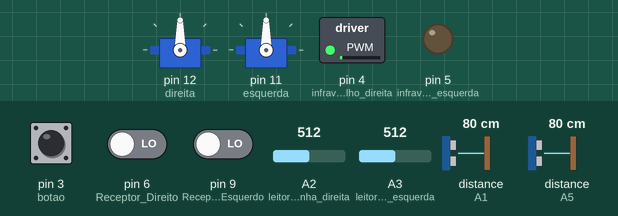
Simulated run of this sketch. Board: Arduino Uno, built with avr-gcc and run on an emulated ATmega328P. Parts: 2 × servo, switched loads named in the sketch (green lamp = pin HIGH), output pins drawn as LEDs (lit = HIGH). Inputs (shaded band) come from the test bench; at power-on: pin 6 (Receptor_Direito) LOW, pin 9 (Receptor_Esquerdo) LOW, distance to the obstacle (sensors on A1, A5) 80 cm, pin 3 (botao) HIGH, A2 (leitor_de_linha_direita) = 512, A3 (leitor_de_linha_esquerda) = 512. The echo pulse lasts 58.3 µs per cm; pins used as bus, display or sensor lines are not drawn.

Above: at 10.8 s.
10.9 s: pin 6 (Receptor_Direito) driven HIGH
At 11.6 s:
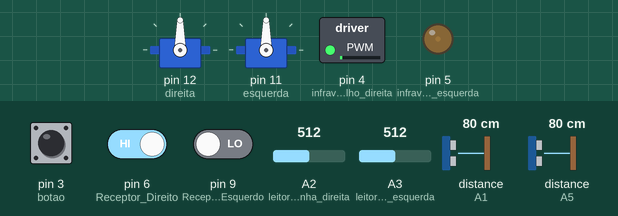
12.4 s: pin 9 (Receptor_Esquerdo) driven HIGH
At 12.8 s:
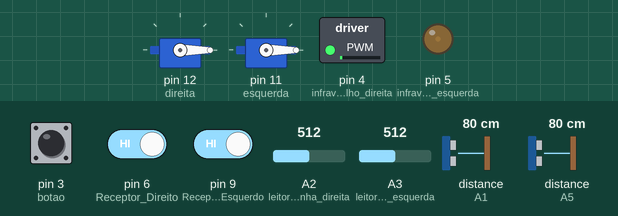
13.9 s: distance to the obstacle (sensor on A1) set to 299 cm
At 14.9 s:
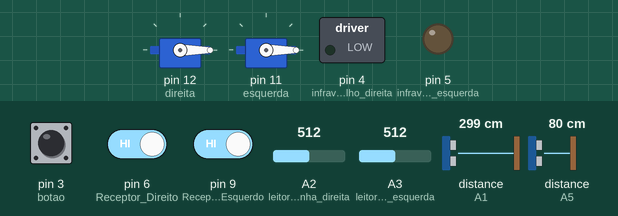
15.5 s: distance to the obstacle (sensor on A5) set to 2 cm
At 16.6 s:
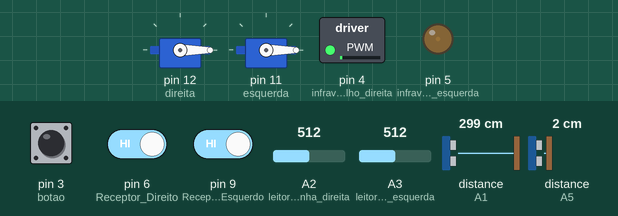
17.0 s: distance to the obstacle (sensor on A5) set to 35 cm
At 19.1 s:
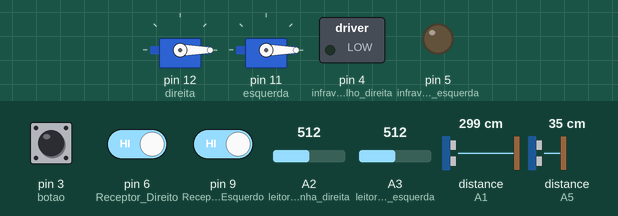
19.7 s: distance to the obstacle (sensor on A5) set to 4 cm
At 22.2 s:
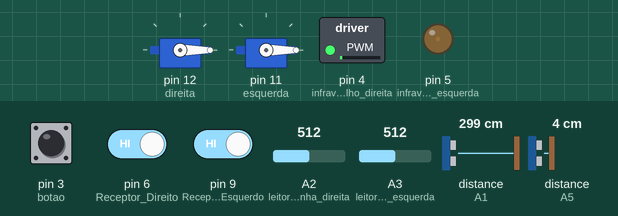
Timing chart, 0 to 23.7 s (numbered marks = the images above; inputs shaded):
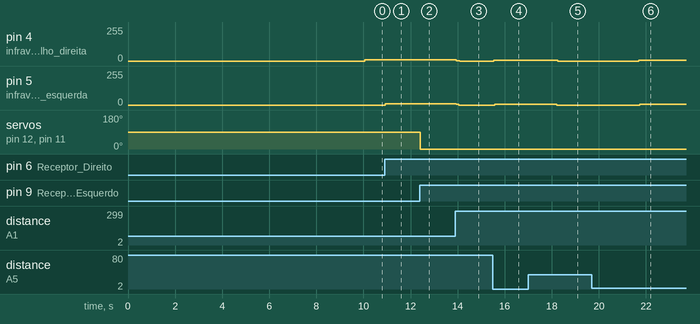

Measured:
- after the input at 10.9 s, pin 5 (infravermelho_esquerda): 0/255 → 11/255 at once
- after the input at 12.4 s, servo on pin 12 (direita), servo on pin 11 (esquerda): 90° → 0° at once
- after the input at 13.9 s, pin 4 (infravermelho_direita): 10/255 → 3/255 at once, → 0/255 0.16 s later; pin 5 (infravermelho_esquerda): 11/255 → 4/255 at once, → 0/255 0.12 s later
- after the input at 15.5 s, pin 4 (infravermelho_direita): 0/255 → 6/255 at once; pin 5 (infravermelho_esquerda): 0/255 → 6/255 after 0.08 s
- after the input at 17.0 s, pin 4 (infravermelho_direita): 6/255 → 0/255 after 1.3 s; pin 5 (infravermelho_esquerda): 6/255 → 0/255 after 1.2 s
- after the input at 19.7 s, pin 4 (infravermelho_direita), pin 5 (infravermelho_esquerda): 0/255 → 6/255 after 2.0 s

The sketch:

Codigo_Sumo_Final_Nao_Testado_6_6_6_corrigido.ino
```cpp
#include <Servo.h>

Servo direita;
Servo esquerda;

 /*ULTRASONICO VARIÁVEIS*/
 int leitor_echo_frente = A5;
 int leitor_echo_atras =  A1; /*Adicionado para o Sumô */
 int trigger_frente = 7;
 int trigger_atras = 8; /*Adicionado para o Sumô */
 long leitura_echo_frente = 0;
 long leitura_echo_atras = 0; /*Adicionado para o Sumô */
 long distancia_ultrasonica_frente = 0;
 long distancia_ultrasonica_atras = 0; /*Adicionado para o Sumô */
 /*_____________________________________________________________*/

 /*LEITURA DE LINHA*/
  int leitura_de_linha_direita = 0;
  int leitura_de_linha_esquerda = 0;

  int leitor_de_linha_direita = A2;
  int leitor_de_linha_esquerda = A3;
 /*_____________________________________________________________*/

 /*LEITURA DE INFRAVERMELHO*/

  int leitura_infra_direita;
  int leitura_infra_esquerda;
  int infravermelho_direita = 4;
  int infravermelho_esquerda = 5;
  int Receptor_Direito = 6;
  int Receptor_Esquerdo = 9;


 /*_____________________________________________________________*/

 /*  THE BUTOM  */

  int botao = 3;
  int leitura_botao = 0;

 /*______________________________________________________________*/

 /* VARIAVEIS A DEFINIR */

  int direcao = 0;
  int valor_minimo_leitura_linha_sumo = 1; /*  +CONFIGURAR-, Valor da leitura da linha branca para o robo parar e ficar na preta*/
  int distancia_minima_inimigo_ultra = 0; /*  +CONFIGURAR-, Distancia do Robo inimigo minima para ele avançar pelo ultra, inimigo pelo ultra em cm*/
  int distancia_minima_inimigo_infra = 1; /*Setar como 1 caso Digital, Distancia do Robo inimigo minima para ele avançar pelo infra*/
  int tempo_ir_atras_sumo_linha = 0; /* +CONFIGURAR-,  Tempo que o robo deve ir para tras quando ler a linha branca*/
  int tempo_ir_atras_sumo_inimigo = 0; /* Tempo para ele ir para tras caso detecte o inimigo, por padrão para não interferir nas leituras 0*/
  int tempo_ir_frente_sumo = 0; /* Tempo para ele ir para frente caso detecte o inimigo, por padrão para não interferir nas leituras 0 */
  int tempo_ir_direta_sumo = 0; /* Tempo para ele ir para direita caso detecte o inimigo, por padrão para não interferir nas leituras 0*/
  int tempo_ir_esquerda_sumo = 0; /* Tempo para ele ir para esquerda caso detecte o inimigo, por padrão para não interferir nas leituras 0*/
  int Contagem_Para_Entrar_Sumo = 0; /* Contagem para o delay antes de entrar na linha sumo, definido como 0 e depois tranformado em 1 na primeira rodada para o delay não se repetir */
  int ja_fui_para_atras; /* Variavel para ele saber se já foi para trás atrás do inimigo */
  int ja_fui_para_atras_tempo_frente = 0; /*+CONFIGURAR- , Tempo para ele ir para frente logo após ter ido para trás atrás do inimigo e ele não estiver mais lá  */

 /*______________________________________________________________*/

void setup() {
    // direita = 11 direita 10
    direita.attach(12); /*Motor Direita */
    esquerda.attach(11); /*Motor Esquerda */

    Serial.begin(9600);

    pinMode(leitor_echo_frente, INPUT);
    pinMode(leitor_echo_atras, INPUT);

    pinMode(trigger_frente, OUTPUT);
    pinMode(trigger_atras, OUTPUT);

    pinMode(infravermelho_direita, OUTPUT);
    pinMode(infravermelho_esquerda, OUTPUT);

    //apagar analogico nao precisa anunciar
/*
    pinMode(Receptor_Direito, INPUT);
    pinMode(Receptor_Esquerdo, INPUT);

    pinMode(leitor_de_linha_direita, INPUT);
    pinMode(leitor_de_linha_esquerda, INPUT);
*/

    /* Fim do Setup da Parte do Gabriel */

    direita.write(90);
    esquerda.write(90);

}

void loop() {

  if(leitura_botao==0){

  leitura_botao = digitalRead(botao);

  }else{

   /* 10 segundos de delay antes do inicio do sumo*/

   if(Contagem_Para_Entrar_Sumo == 0){
    delay(10000);
    Contagem_Para_Entrar_Sumo = 1;
   }


   sumo();


}
}

void sumo(){


      do{
         /*VERIFICANDO SE JÁ FOI PARA TRÁS E SE O INIMIGO AINDA ESTÁ ATRÁS DELE, CASO NÃO ESTEJA ELE IRÁ PARA FRENTE ( RECUARÁ ) POR UM CERTO TEMPO*/

        ultrasonico_atras();
        if(ja_fui_para_atras==1 && distancia_ultrasonica_atras >= distancia_minima_inimigo_ultra){
          ja_fui_para_atras=0;
          ir_frente(ja_fui_para_atras_tempo_frente);
          // deve ser diferente de 0


        }

   /*___________________________________________________________________________________________________________________________________________*/


        /*FAZENDO LEITURA DA LINHA*/
        leitura_de_linha_esquerda = analogRead(leitor_de_linha_esquerda); /* Leitura de Linha para Ver se está Na Arena*/
        leitura_de_linha_direita = analogRead(leitor_de_linha_direita);

        /*
        Caso queira testar os valores:
        Serial.print("Direita  ");
        Serial.println(leitura_de_linha_direita);
        Serial.print("Esquerda ");
        Serial.println(leitura_de_linha_esquerda);
        */

        /*____________________________________________________________________________________________________________*/

        /* REAÇÕES CASO ESTEJA NA LINHA BRANCA */

        if(leitura_de_linha_direita <= valor_minimo_leitura_linha_sumo){
          ir_atras(tempo_ir_atras_sumo_linha);
          // tenque ser diferente de 0          /* Ir para trás caso Esteja na linha branca */
        }else{
        if(leitura_de_linha_esquerda <= valor_minimo_leitura_linha_sumo){
          ir_atras(tempo_ir_atras_sumo_linha);
         // tenque ser diferente de 0
        }
        }

        /*FIM DA REAÇÕES DA LINHA BRANCA*/


        /*PREPARANDO PARA AVANÇAR NO INIMIGO*/

       ultrasonico_atras();

       if(distancia_ultrasonica_atras < distancia_minima_inimigo_ultra){
        ir_atras(tempo_ir_atras_sumo_inimigo);
        // tempo_ir_atras_inimigo tenque ser = 0
        ja_fui_para_atras=1;

       }else{


       ultrasonico_frente();

       if(distancia_ultrasonica_frente < distancia_minima_inimigo_ultra){
         ir_frente(tempo_ir_frente_sumo);
         // tempo_ir_frente_sumo tenque ser = 0
       }else{

             infra_direita();
             if(leitura_infra_direita < distancia_minima_inimigo_infra){
              direcao = 0;
             }else{

             infra_esquerda();
             if(leitura_infra_esquerda < distancia_minima_inimigo_infra) {
               direcao = 1;
             }else{

               if(direcao == 0){

                 ir_direita(0);

               }else{
               if(direcao == 1){
                 ir_esquerda(0);
               }
               }

             }
       }
       }
       }

       }while(0==0);

       /* FIM DA LUTA (DO-WHILE) */
}


  /*==========================*/
  /*   FUNÇÕES DOS SENSORES   */
  /*==========================*/

void ultrasonico_atras(){

          digitalWrite(trigger_atras, HIGH);
          delayMicroseconds(10);
          digitalWrite(trigger_atras, LOW);

          leitura_echo_atras = pulseIn(leitor_echo_atras, HIGH);

          distancia_ultrasonica_atras = (leitura_echo_atras / 29) / 2;

  /*

  Serial.print(distancia_ultrasonica_atras);
  Serial.println("cm");
  Serial.println();

  */

}

void ultrasonico_frente(){


          digitalWrite(trigger_frente, HIGH);
          delayMicroseconds(10);
          digitalWrite(trigger_frente, LOW);

          leitura_echo_frente = pulseIn(leitor_echo_frente, HIGH);

          distancia_ultrasonica_frente = leitura_echo_frente /29 / 2;

           /*

           Serial.print(distancia_ultrasonica_frente);
           Serial.println("cm");
           Serial.println();

           */

}

void infra_direita(){

          for(int i = 0 ; i < 33 ; i++){
            digitalWrite(infravermelho_direita, HIGH);
            delayMicroseconds(13);
            digitalWrite(infravermelho_direita,LOW);
            delayMicroseconds(13);
            }

            leitura_infra_direita = digitalRead(Receptor_Direito);
                /*

              Serial.print(leitura_infra_direita);
              Serial.println("cm");
              Serial.println();

                */

              }

void infra_esquerda(){

        for(int i = 0 ; i < 33 ; i++){
          digitalWrite(infravermelho_esquerda, HIGH);
          delayMicroseconds(13);
          digitalWrite(infravermelho_esquerda, LOW);
          delayMicroseconds(13);
         }

         leitura_infra_esquerda = digitalRead(Receptor_Esquerdo);

}

  /*====================================*/
  /*   FINAL DAS FUNÇÕES DOS SENSORES   */
  /*====================================*/


  /*=========================*/
  /*   FUNÇÕES DE DIREÇÕES   */
  /*================== ======*/

void  ir_direita(int tempo){

    direita.write(180);
    esquerda.write(180);
    delay(tempo);

  }

void  parado(int tempo){

    direita.write(90);
    esquerda.write(90);
    delay(tempo);


  }

void  ir_esquerda(int tempo){

    direita.write(0);
    esquerda.write(0);
    delay(tempo);

  }

void ir_frente(int tempo){

    direita.write(0);
    esquerda.write(180);
    delay(tempo);

  }

void ir_atras(int tempo){

    direita.write(180);
    esquerda.write(0);
    delay(tempo);

}

 /*===================================*/
 /*   FINAL DAS FUNÇÕES DE DIREÇÕES   */
 /*===================================*/

 /*=============*/
 /*    FIM      */
 /*=============*/
```
